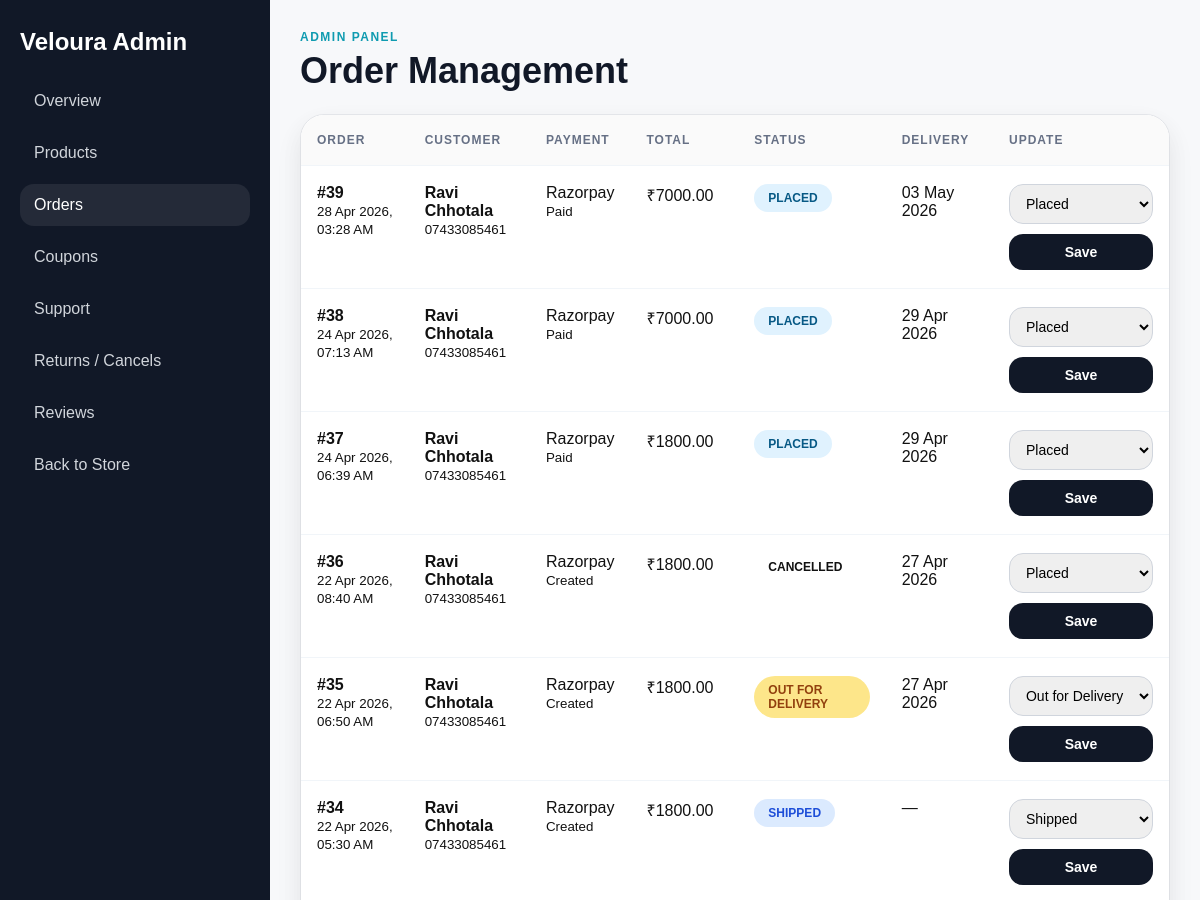
The app's page /dashboard/orders/ (signed in, upper part), older data.
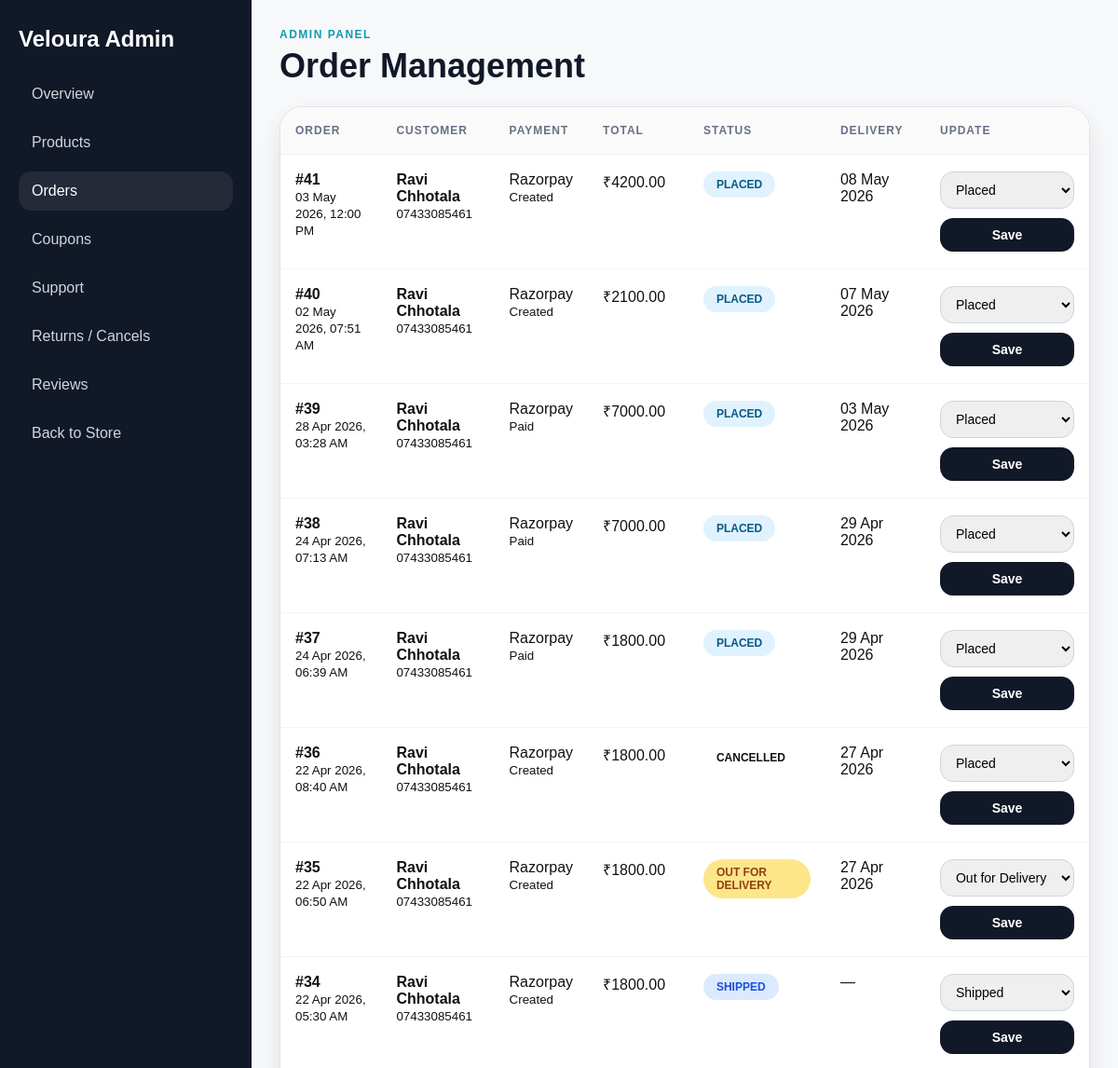
The same page, newer data.
### products/models.py (models this page shows, shortened)
class Order(models.Model):
    PAYMENT_PROVIDER_CHOICES = [
        ('razorpay', 'Razorpay'),
        ('stripe', 'Stripe'),
        ('cod', 'Cash on Delivery'),
    ]
    PAYMENT_STATUS_CHOICES = [
        ('pending', 'Pending'),
        ('created', 'Created'),
        ('paid', 'Paid'),
        ('failed', 'Failed'),
        ('cancelled', 'Cancelled'),
        ('refunded', 'Refunded'),
    ]
    ORDER_STATUS_CHOICES = [
    ('placed', 'Placed'),
    ('packed', 'Packed'),
    ('shipped', 'Shipped'),
    ('out_for_delivery', 'Out for Delivery'),
    ('delivered', 'Delivered'),
    ]
    order_status = models.CharField(
    max_length=30,
    choices=ORDER_STATUS_CHOICES,
    default='placed'
)
    estimated_delivery = models.DateField(blank=True, null=True)
    user = models.ForeignKey(User, on_delete=models.SET_NULL, null=True, blank=True)
    full_name = models.CharField(max_length=100)
    email = models.EmailField(blank=True, null=True)
    phone = models.CharField(max_length=15)
    address = models.TextField()
    total_amount = models.DecimalField(max_digits=10, decimal_places=2)
    payment_provider = models.CharField(max_length=20, choices=PAYMENT_PROVIDER_CHOICES, default='razorpay')
    payment_status = models.CharField(max_length=20, choices=PAYMENT_STATUS_CHOICES, default='pending')
    gateway_order_id = models.CharField(max_length=255, blank=True, null=True)
    gateway_payment_id = models.CharField(max_length=255, blank=True, null=True)
    gateway_signature = models.CharField(max_length=500, blank=True, null=True)
    stripe_session_id = models.CharField(max_length=255, blank=True, null=True)
    is_verified = models.BooleanField(default=False)
    created_at = models.DateTimeField(auto_now_add=True)

### products/views.py (the view)
# urls.py: path('dashboard/orders/', views.dashboard_orders, name='dashboard_orders'),
@login_required
def dashboard_orders(request):
    if not request.user.is_superuser:
        return redirect('/')
    orders = Order.objects.all().prefetch_related('items').order_by('-created_at')
    return render(request, 'dashboard/orders.html', {'orders': orders})

### products/context_processors.py (called while the page is built)
def cart_count(request):
    cart = request.session.get('cart', {})
    total_items = sum(item['quantity'] for item in cart.values())
    return {
        'cart_count': total_items
    }

def wishlist_count(request):
    wishlist = request.session.get('wishlist', {})
    return {
        'wishlist_count': len(wishlist)
    }

### templates/dashboard/orders.html (shortened to what the changed rows need)
{% load static %}
<!DOCTYPE html>
<html lang="en">
<head>
    <link rel="stylesheet" href="{% static 'style.css' %}">
</head>
<body>
<section class="dashboard-shell">
    <aside class="dashboard-sidebar">
        <h2>Veloura Admin</h2>
    </aside>
    <main class="dashboard-main">
        <div class="dashboard-page-head">
            <div>
                <h1>Order Management</h1>
            </div>
        </div>
        <div class="dashboard-table-card">
            <div class="dashboard-table-wrap">
                <table class="dashboard-table">
                    <thead>
                        <tr>
                            <th>Order</th>
                            <th>Customer</th>
                            <th>Payment</th>
                            <th>Total</th>
                            <th>Status</th>
                            <th>Delivery</th>
                            <th>Update</th>
                        </tr>
                    </thead>
                    <tbody>
                        {% for order in orders %}
                        <tr>
                            <td>
                                <strong>#{{ order.id }}</strong><br>
                                <small>{{ order.created_at|date:"d M Y, h:i A" }}</small>
                            </td>
                            <td>
                                <strong>{{ order.full_name }}</strong><br>
                                <small>{{ order.phone }}</small>
                            </td>
                            <td>
                                <span>{{ order.payment_provider|title }}</span><br>
                                <small>{{ order.payment_status|title }}</small>
                            </td>
                            <td>₹{{ order.total_amount }}</td>
                            <td>
                                <span class="dashboard-status-badge {{ order.order_status }}">
                                    {{ order.get_order_status_display }}
                                </span>
                            </td>
                            <td>
                                {% if order.estimated_delivery %}
                                    {{ order.estimated_delivery|date:"d M Y" }}
                                {% else %}
                                    —
                                {% endif %}
                            </td>
                            <td>
                                <form method="post" action="{% url 'dashboard_update_order_status' order.id %}" class="dashboard-inline-form">
                                    <select name="order_status">
                                        <option value="placed" {% if order.order_status == 'placed' %}selected{% endif %}>Placed</option>
                                        <option value="shipped" {% if order.order_status == 'shipped' %}selected{% endif %}>Shipped</option>
                                        <option value="out_for_delivery" {% if order.order_status == 'out_for_delivery' %}selected{% endif %}>Out for Delivery</option>
                                    </select>
                                    <button type="submit">Save</button>
                                </form>
                            </td>
                        </tr>
                        {% empty %}
                        <tr>
                            <td colspan="7">No orders found.</td>
                        </tr>
                        {% endfor %}
                    </tbody>
                </table>
            </div>
        </div>
    </main>
</section>
</body>
</html>

Row changes from the older to the newer data that the page shows:
added Order: id "41", created_at "03 May 2026, 12:00 PM", full_name "Ravi Chhotala", phone "07433085461", payment_provider "Razorpay", payment_status "Created", total_amount "4200.00", order_status "PLACED", estimated_delivery "08 May 2026", order_status "Placed"
added Order: id "40", created_at "02 May 2026, 07:51 AM", full_name "Ravi Chhotala", phone "07433085461", payment_provider "Razorpay", payment_status "Created", total_amount "2100.00", order_status "PLACED", estimated_delivery "07 May 2026", order_status "Placed"
